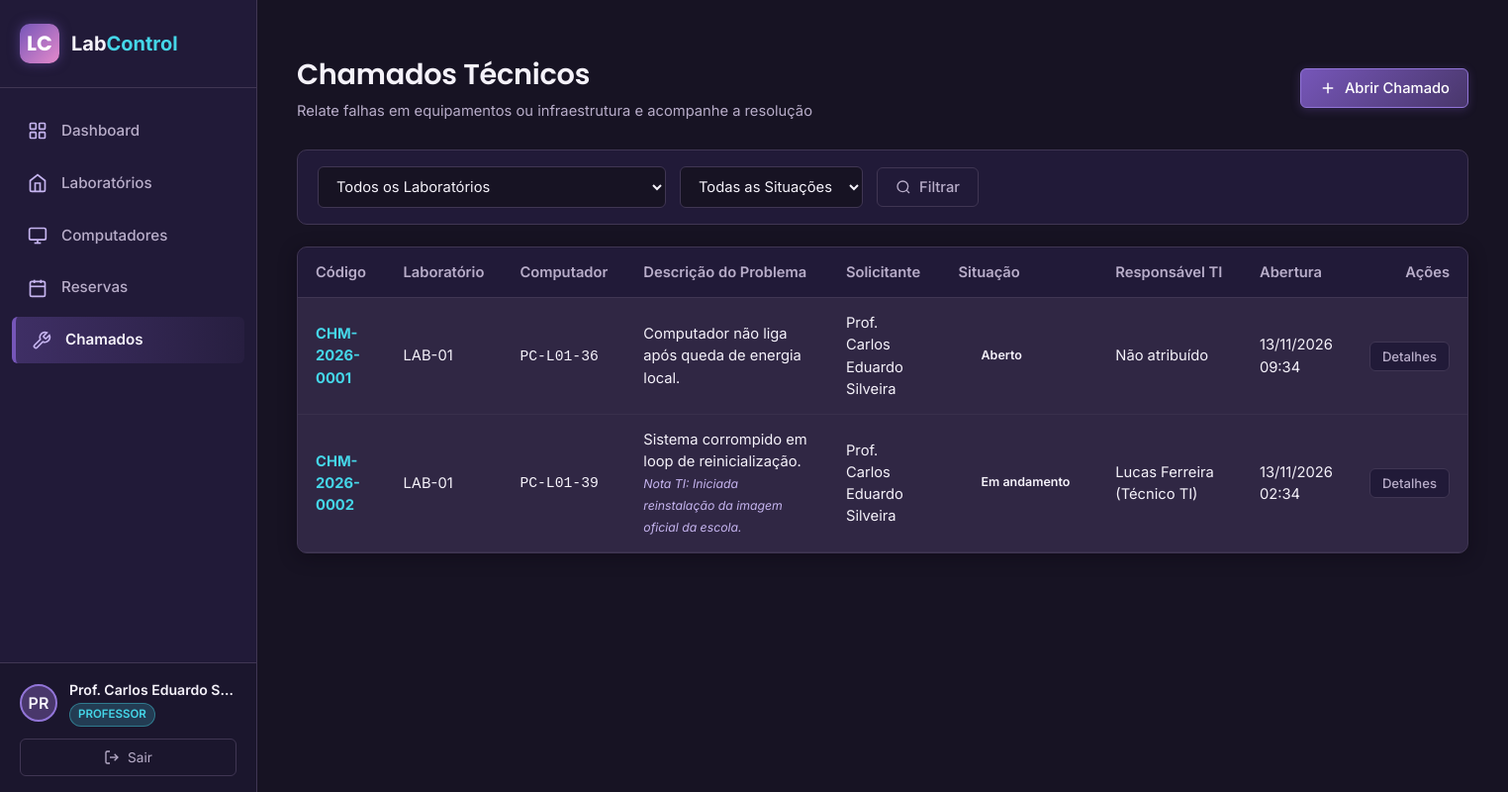
Screenshot of /chamados/ (signed in) with the database file from the repository.
### backend/models/usuario.py (models this page shows, shortened)
class Usuario(UserMixin, db.Model):
    __tablename__ = "usuarios"
    id = db.Column(db.Integer, primary_key=True)
    nome = db.Column(db.String(100), nullable=False)
    email = db.Column(db.String(120), unique=True, nullable=False, index=True)
    username = db.Column(db.String(50), unique=True, nullable=False, index=True)
    senha_hash = db.Column(db.String(255), nullable=False)
    perfil = db.Column(db.String(20), nullable=False)  # Administrador, Professor, TI
    ativo = db.Column(db.Boolean, default=True, nullable=False)
    criado_em = db.Column(db.DateTime, default=utc_now, nullable=False)
    reservas = db.relationship("Reserva", back_populates="professor", foreign_keys="Reserva.professor_id")
    chamados_abertos = db.relationship("Chamado", back_populates="usuario", foreign_keys="Chamado.usuario_id")
    chamados_atendidos = db.relationship("Chamado", back_populates="responsavel", foreign_keys="Chamado.responsavel_id")
    @property
    def is_admin(self) -> bool:
        return self.perfil == "Administrador"
    @property
    def is_professor(self) -> bool:
        return self.perfil == "Professor"
    @property
    def is_ti(self) -> bool:
        return self.perfil == "TI"

### backend/models/chamado.py (models this page shows, shortened)
class Chamado(db.Model):
    __tablename__ = "chamados"
    id = db.Column(db.Integer, primary_key=True)
    numero_chamado = db.Column(db.String(30), unique=True, nullable=False, index=True)
    usuario_id = db.Column(db.Integer, db.ForeignKey("usuarios.id"), nullable=False)
    laboratorio_id = db.Column(db.Integer, db.ForeignKey("laboratorios.id"), nullable=False)
    computador_id = db.Column(db.Integer, db.ForeignKey("computadores.id"), nullable=True)
    descricao = db.Column(db.Text, nullable=False)
    situacao = db.Column(db.String(20), default="Aberto", nullable=False)  # Aberto, Em andamento, Resolvido
    responsavel_id = db.Column(db.Integer, db.ForeignKey("usuarios.id"), nullable=True)
    nota_atendimento = db.Column(db.Text, nullable=True)
    data_abertura = db.Column(db.DateTime, default=utc_now, nullable=False)
    data_conclusao = db.Column(db.DateTime, nullable=True)
    usuario = db.relationship("Usuario", back_populates="chamados_abertos", foreign_keys=[usuario_id])
    responsavel = db.relationship("Usuario", back_populates="chamados_atendidos", foreign_keys=[responsavel_id])
    laboratorio = db.relationship("Laboratorio", back_populates="chamados", foreign_keys=[laboratorio_id])
    computador = db.relationship("Computador", back_populates="chamados", foreign_keys=[computador_id])

### backend/models/laboratorio.py (models this page shows, shortened)
class Laboratorio(db.Model):
    __tablename__ = "laboratorios"
    id = db.Column(db.Integer, primary_key=True)
    identificador = db.Column(db.String(50), unique=True, nullable=False, index=True)
    nome = db.Column(db.String(100), nullable=False)
    capacidade_maxima = db.Column(db.Integer, nullable=False)
    descricao = db.Column(db.Text, nullable=True)
    criado_em = db.Column(db.DateTime, default=utc_now, nullable=False)
    computadores = db.relationship("Computador", back_populates="laboratorio", lazy="dynamic")
    reservas = db.relationship("Reserva", back_populates="laboratorio", lazy="dynamic")
    chamados = db.relationship("Chamado", back_populates="laboratorio", lazy="dynamic")

### backend/models/computador.py (models this page shows, shortened)
class Computador(db.Model):
    __tablename__ = "computadores"
    id = db.Column(db.Integer, primary_key=True)
    identificador = db.Column(db.String(50), unique=True, nullable=False, index=True)
    hostname = db.Column(db.String(100), nullable=False)
    laboratorio_id = db.Column(db.Integer, db.ForeignKey("laboratorios.id"), nullable=False)
    estado = db.Column(db.String(30), default="Funcionando", nullable=False)
    observacao = db.Column(db.Text, nullable=True)
    criado_em = db.Column(db.DateTime, default=utc_now, nullable=False)
    laboratorio = db.relationship("Laboratorio", back_populates="computadores")
    chamados = db.relationship("Chamado", back_populates="computador", lazy="dynamic")

### backend/routes/chamado_routes.py (the view)
@chamado_bp.route("/")
@login_required
def index():
    situacao = request.args.get("situacao", "").strip()
    lab_id = request.args.get("laboratorio_id", "").strip()
    query = Chamado.query
    if current_user.is_professor:
        query = query.filter_by(usuario_id=current_user.id)
    if situacao in SITUACOES_CHAMADO:
        query = query.filter_by(situacao=situacao)
    if lab_id and lab_id.isdigit():
        query = query.filter_by(laboratorio_id=int(lab_id))
    chamados = query.order_by(Chamado.data_abertura.desc()).all()
    laboratorios = Laboratorio.query.order_by(Laboratorio.identificador.asc()).all()
    tecnicos = Usuario.query.filter(Usuario.perfil.in_(["TI", "Administrador"]), Usuario.ativo == True).all()
    return render_template(
        "chamados.html",
        chamados=chamados,
        laboratorios=laboratorios,
        situacoes=SITUACOES_CHAMADO,
        tecnicos=tecnicos,
        situacao=situacao,
        lab_id=lab_id,
    )

### backend/app.py (called while the page is built)
@login_manager.user_loader
def load_user(user_id):
    return db.session.get(Usuario, int(user_id))

### backend/services/auth_service.py (called while the page is built)
def generate_csrf_token():
    if "_csrf_token" not in session:
        session["_csrf_token"] = secrets.token_hex(32)
    return session["_csrf_token"]

def validate_csrf():
    if request.method in ["POST", "PUT", "PATCH", "DELETE"]:
        token = request.form.get("csrf_token") or request.headers.get("X-CSRFToken")
        expected = session.get("_csrf_token")
        if not expected or not token or not secrets.compare_digest(token, expected):
            flash("Requisição inválida ou sessão expirada. Tente novamente.", "danger")
            abort(400)

### frontend/templates/chamados.html (shortened to what this page needs)
{% extends "base.html" %}
{% block content %}
<div class="page-header">
    <div class="header-titles">
        <h1>Chamados Técnicos</h1>
        <p class="header-subtitle">
            {% if current_user.is_professor %}
            Relate falhas em equipamentos ou infraestrutura e acompanhe a resolução
            {% else %}
            Central de atendimento, triagem e manutenção dos laboratórios
            {% endif %}
        </p>
    </div>
    <div class="header-actions">
        <button type="button" class="btn btn-primary" data-modal-target="#modal-novo-chamado">
            <svg width="18" height="18" viewBox="0 0 24 24" fill="none" stroke="currentColor" stroke-width="2"><path d="M12 5v14M5 12h14"/></svg>
            Abrir Chamado
        </button>
    </div>
</div>
<form method="GET" action="{{ url_for('chamados.index') }}" class="filter-bar">
    <div style="min-width: 180px;">
        <select name="laboratorio_id" class="form-select">
            <option value="">Todos os Laboratórios</option>
        </select>
    </div>
    <div style="min-width: 180px;">
        <select name="situacao" class="form-select">
            <option value="">Todas as Situações</option>
        </select>
    </div>
    <button type="submit" class="btn btn-secondary">
        <svg width="16" height="16" viewBox="0 0 24 24" fill="none" stroke="currentColor" stroke-width="2"><circle cx="11" cy="11" r="8"/><line x1="21" y1="21" x2="16.65" y2="16.65"/></svg>
        Filtrar
    </button>
</form>
<div class="content-card">
    <div class="table-responsive">
        <table class="table-custom">
            <thead>
                <tr>
                    <th>Código</th>
                    <th>Laboratório</th>
                    <th>Computador</th>
                    <th>Descrição do Problema</th>
                    <th>Solicitante</th>
                    <th>Situação</th>
                    <th>Responsável TI</th>
                    <th>Abertura</th>
                    <th style="text-align: right;">Ações</th>
                </tr>
            </thead>
            <tbody>
                {% for chm in chamados %}
                <tr>
                    <td><strong style="color: var(--accent-cyan);">{{ chm.numero_chamado }}</strong></td>
                    <td>{{ chm.laboratorio.identificador }}</td>
                    <td>
                        {% if chm.computador %}
                        <code>{{ chm.computador.identificador }}</code>
                        {% else %}
                        <span style="color: var(--text-muted);">Geral</span>
                        {% endif %}
                    </td>
                    <td>
                        <div>{{ chm.descricao }}</div>
                        {% if chm.nota_atendimento %}
                        <small style="color: var(--lavender);"><em>Nota TI: {{ chm.nota_atendimento }}</em></small>
                        {% endif %}
                    </td>
                    <td>{{ chm.usuario.nome }}</td>
                    <td>
                        <span class="status-badge badge-{{ chm.situacao.lower().replace(' ', '-') }}">{{ chm.situacao }}</span>
                    </td>
                    <td>{{ chm.responsavel.nome if chm.responsavel else 'Não atribuído' }}</td>
                    <td>{{ chm.data_abertura.strftime('%d/%m/%Y %H:%M') }}</td>
                    <td style="text-align: right; white-space: nowrap;">
                        {% if current_user.is_admin or current_user.is_ti %}
                        <button
                            type="button"
                            class="btn btn-warning btn-sm"
                            data-modal-target="#modal-atualizar-chamado-{{ chm.id }}"
                            title="Atualizar atendimento"
                        >
                            Atender
                        </button>
                        {% else %}
                        <button
                            type="button"
                            class="btn btn-secondary btn-sm"
                            data-modal-target="#modal-detalhe-chamado-{{ chm.id }}"
                            title="Ver detalhes"
                        >
                            Detalhes
                        </button>
                        {% endif %}
                    </td>
                </tr>
                {% else %}
                <tr>
                    <td colspan="9" style="text-align: center; color: var(--text-muted); padding: 30px;">
                        Nenhum chamado encontrado para os filtros selecionados.
                    </td>
                </tr>
                {% endfor %}
            </tbody>
        </table>
    </div>
</div>
{% endblock %}

### frontend/templates/base.html (shortened to what this page needs)
<!DOCTYPE html>
<html lang="pt-BR">
<head>
    <link rel="stylesheet" href="{{ url_for('static', filename='css/style.css') }}">
</head>
<body>
    <div class="app-container">
        <aside class="sidebar">
            <div class="sidebar-brand">
                <div class="brand-icon">LC</div>
                <div class="brand-text">Lab<span>Control</span></div>
            </div>
            <nav class="sidebar-nav">
                <a href="{{ url_for('dashboard.index') }}" class="nav-link {% if request.blueprint == 'dashboard' %}active{% endif %}">
                    <svg viewBox="0 0 24 24" fill="none" stroke="currentColor">
                        <rect x="3" y="3" width="7" height="7" rx="1"></rect>
                        <rect x="14" y="3" width="7" height="7" rx="1"></rect>
                        <rect x="14" y="14" width="7" height="7" rx="1"></rect>
                        <rect x="3" y="14" width="7" height="7" rx="1"></rect>
                    </svg>
                    <span class="nav-text">Dashboard</span>
                </a>
                <a href="{{ url_for('laboratorios.index') }}" class="nav-link {% if request.blueprint == 'laboratorios' %}active{% endif %}">
                    <svg viewBox="0 0 24 24" fill="none" stroke="currentColor">
                        <path d="M3 9l9-7 9 7v11a2 2 0 0 1-2 2H5a2 2 0 0 1-2-2z"></path>
                        <polyline points="9 22 9 12 15 12 15 22"></polyline>
                    </svg>
                    <span class="nav-text">Laboratórios</span>
                </a>
                <a href="{{ url_for('computadores.index') }}" class="nav-link {% if request.blueprint == 'computadores' %}active{% endif %}">
                    <svg viewBox="0 0 24 24" fill="none" stroke="currentColor">
                        <rect x="2" y="3" width="20" height="14" rx="2" ry="2"></rect>
                        <line x1="8" y1="21" x2="16" y2="21"></line>
                        <line x1="12" y1="17" x2="12" y2="21"></line>
                    </svg>
                    <span class="nav-text">Computadores</span>
                </a>
                <a href="{{ url_for('reservas.index') }}" class="nav-link {% if request.blueprint == 'reservas' %}active{% endif %}">
                    <svg viewBox="0 0 24 24" fill="none" stroke="currentColor">
                        <rect x="3" y="4" width="18" height="18" rx="2" ry="2"></rect>
                        <line x1="16" y1="2" x2="16" y2="6"></line>
                        <line x1="8" y1="2" x2="8" y2="6"></line>
                        <line x1="3" y1="10" x2="21" y2="10"></line>
                    </svg>
                    <span class="nav-text">Reservas</span>
                </a>
                <a href="{{ url_for('chamados.index') }}" class="nav-link {% if request.blueprint == 'chamados' %}active{% endif %}">
                    <svg viewBox="0 0 24 24" fill="none" stroke="currentColor">
                        <path d="M14.7 6.3a1 1 0 0 0 0 1.4l1.6 1.6a1 1 0 0 0 1.4 0l3.77-3.77a6 6 0 0 1-7.94 7.94l-6.91 6.91a2.12 2.12 0 0 1-3-3l6.91-6.91a6 6 0 0 1 7.94-7.94l-3.76 3.76z"></path>
                    </svg>
                    <span class="nav-text">Chamados</span>
                </a>
            </nav>
            <div class="sidebar-footer">
                {% if current_user.is_authenticated %}
                <div class="user-profile">
                    <div class="user-avatar">{{ current_user.nome[:2].upper() }}</div>
                    <div class="user-info">
                        <div class="user-name" title="{{ current_user.nome }}">{{ current_user.nome }}</div>
                        <span class="user-role-badge role-{{ current_user.perfil }}">{{ current_user.perfil }}</span>
                    </div>
                </div>
                <a href="{{ url_for('auth.logout') }}" class="btn-logout" title="Sair do sistema">
                    <svg width="16" height="16" viewBox="0 0 24 24" fill="none" stroke="currentColor" stroke-width="2">
                        <path d="M9 21H5a2 2 0 0 1-2-2V5a2 2 0 0 1 2-2h4"></path>
                        <polyline points="16 17 21 12 16 7"></polyline>
                        <line x1="21" y1="12" x2="9" y2="12"></line>
                    </svg>
                    <span>Sair</span>
                </a>
                {% endif %}
            </div>
        </aside>
        <main class="main-content">
            {% block content %}{% endblock %}
        </main>
    </div>
</body>
</html>

### rows the page displays
Usuario: nome "PR", nome "Prof. Carlos Eduardo S…", perfil "PROFESSOR"
Chamado: numero_chamado "CHM-2026-0001", laboratorio.identificador "LAB-01", computador.identificador "PC-L01-36", descricao "Computador não liga após queda de energia local.", usuario.nome "Prof. Carlos Eduardo Silveira", situacao "Aberto", responsavel "Não atribuído", data_abertura "13/11/2026 09:34"
Chamado: numero_chamado "CHM-2026-0002", laboratorio.identificador "LAB-01", computador.identificador "PC-L01-39", descricao "Sistema corrompido em loop de reinicialização.", nota_atendimento "Iniciada reinstalação da imagem oficial da escola.", usuario.nome "Prof. Carlos Eduardo Silveira", situacao "Em andamento", responsavel "Lucas Ferreira (Técnico TI)", data_abertura "13/11/2026 02:34"
